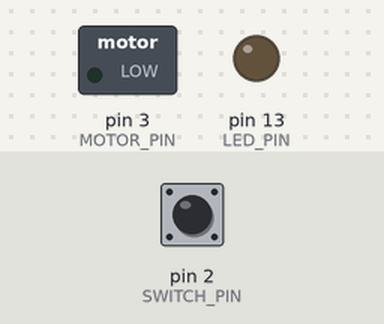
The sketch below on a simulated Arduino Nano, built with avr-gcc and run on an emulated ATmega328P. Shown: switched loads named in the sketch (green lamp = pin HIGH), output pins drawn as LEDs (lit = HIGH). Inputs (shaded band) come from the test bench; at power-on: pin 2 (SWITCH_PIN) HIGH. What the sketch prints to the serial monitor is not drawn.

Above: at 1.4 s.
1.5 s: pin 2 (SWITCH_PIN) pulled LOW for 0.15 s
At 1.57 s:
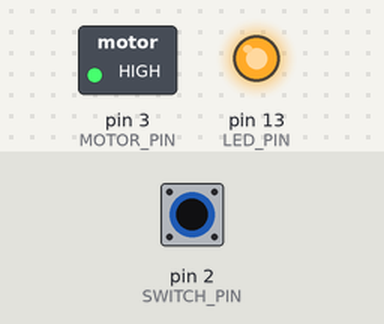
3.1 s: pin 2 (SWITCH_PIN) pulled LOW for 3.2 s
At 6.7 s:
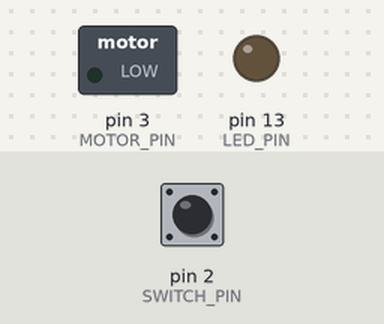
Timing chart, 0 to 8.2 s (numbered marks = the images above; inputs shaded):
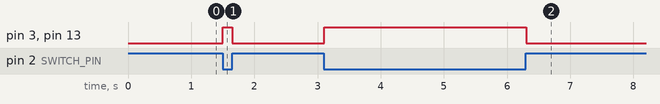

The sketch:

switch-motor.ino
```cpp
/*
  Switch motor — on while the switch is on

  BOARD: Arduino Nano (same as the feeder)
  No extra libraries.

  Toggle / slide switch ON  → DC motor runs
  Switch OFF                → motor stops
  Flip it back on           → it runs again

  This is NOT a clicky button that latches. Use a switch
  that STAYS in the position you leave it.

  The Nano pin cannot feed a motor. A MOSFET (or a 5 V
  relay module) switches the motor pack.

  MOUNT
  -----
  1. Snack box: Nano + motor pack inside.
  2. Switch on the LID, where your thumb is.
  3. Motor outside the box. Wires through a hole.
     Rubber band the motor to whatever it spins.

        [ switch ]
      = snack lid =
       [ Nano ]
       [ pack ]
          |
       MOSFET → motor

  WIRING
  ------
  Switch       D2 → switch → GND     (INPUT_PULLUP)
               ON  = switch CLOSED (D2 reads LOW)
               OFF = switch OPEN

  MOSFET module
               SIG / PWM → D3
               VIN / V+  → motor pack +  (5 V or 12 V)
               GND       → pack − AND Nano GND
               OUT       → motor +
               motor −   → pack −

  If you only have a transistor, not a module:
               D3 → 220 Ω → NPN base (2N2222 / 2N3904)
               emitter → GND
               collector → motor −
               motor + → pack +
               diode 1N4007 across the motor
                 (stripe toward pack +)

  Motor pack and Nano MUST share GND.
  Do NOT power the motor from the Nano 5V pin.

  LED onboard  D13 on while the motor is running.

  HOW TO USE
  ----------
  1. Upload. Switch OFF. Motor still. LED off.
  2. Switch ON. Motor spins. LED on.
  3. Switch OFF. Motor dies. That is the whole sketch.
  4. If it runs while the switch is off, the MOSFET is
     inverted — set MOTOR_ON_LEVEL to LOW.
  5. If the Nano resets when the motor kicks, the pack
     is starving. Bigger pack, still share GND.
*/

const int SWITCH_PIN = 2;
const int MOTOR_PIN  = 3;
const int LED_PIN    = 13;

const int MOTOR_ON_LEVEL = HIGH;  // flip to LOW if the MOSFET is inverted

void setup() {
  pinMode(SWITCH_PIN, INPUT_PULLUP);
  pinMode(MOTOR_PIN, OUTPUT);
  pinMode(LED_PIN, OUTPUT);
  motorOff();

  Serial.begin(9600);
  delay(200);
  Serial.println("Switch motor. ON = spin, OFF = stop.");
}

void loop() {
  bool switchOn = digitalRead(SWITCH_PIN) == LOW;

  if (switchOn) {
    motorOn();
  } else {
    motorOff();
  }

  delay(10);
}

void motorOn() {
  digitalWrite(MOTOR_PIN, MOTOR_ON_LEVEL);
  digitalWrite(LED_PIN, HIGH);
}

void motorOff() {
  digitalWrite(MOTOR_PIN, !MOTOR_ON_LEVEL);
  digitalWrite(LED_PIN, LOW);
}
```

Measured:
- after the input at 1.5 s, pin 3 (MOTOR_PIN), pin 13 (LED_PIN): LOW → HIGH at once, → LOW 0.15 s later
- after the input at 3.1 s, pin 3 (MOTOR_PIN), pin 13 (LED_PIN): LOW → HIGH at once, → LOW 3.2 s later
